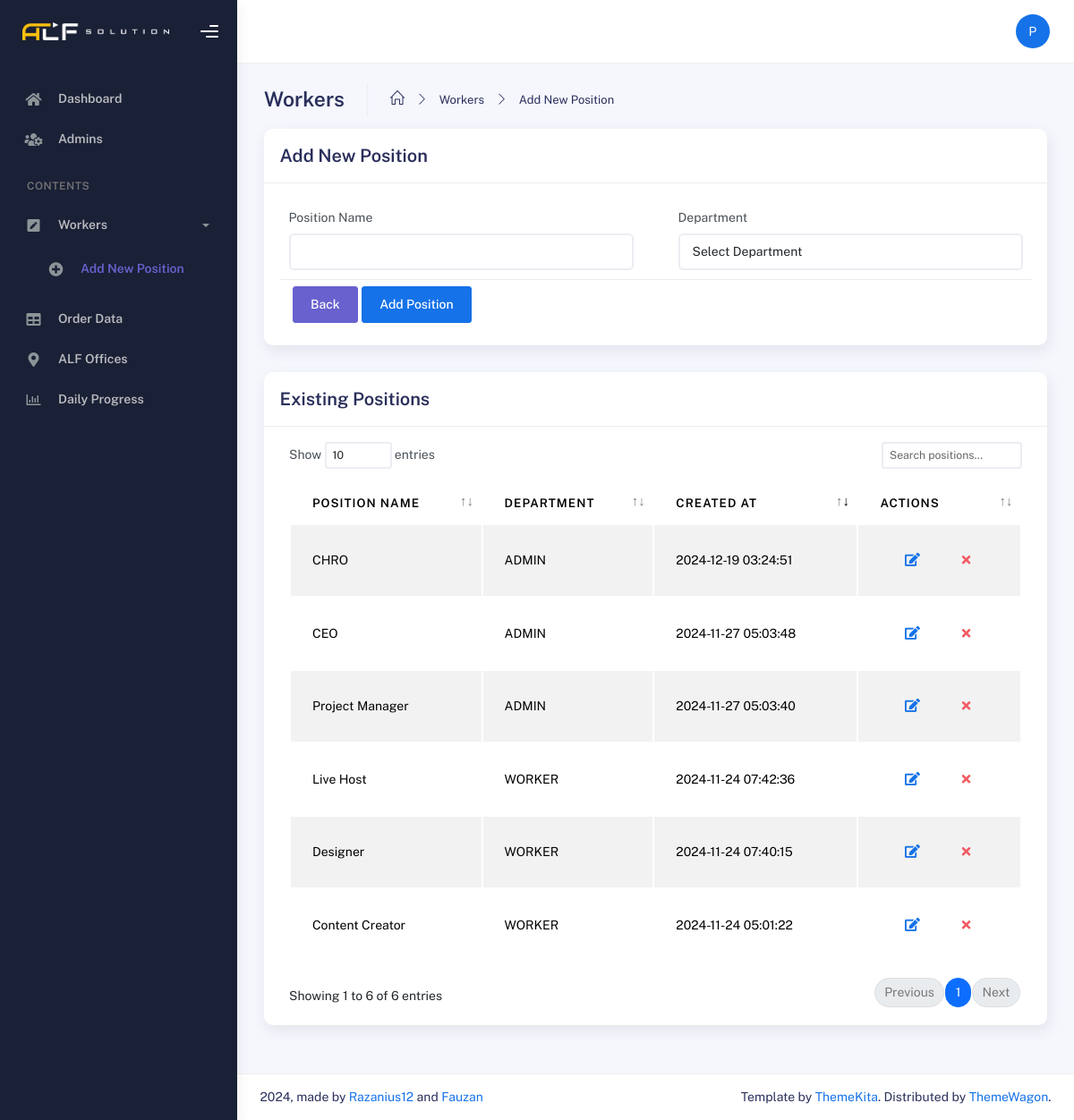
The page /index.php?page=addNewPosition (signed in) on the database its author committed.
### tables this page shows
CREATE TABLE `positions` (
  `id_position` int(11) NOT NULL,
  `position_name` varchar(32) NOT NULL,
  `department` enum('ADMIN','WORKER') NOT NULL,
  `created_at` timestamp NOT NULL DEFAULT current_timestamp()
);

### main/pages/addNewPosition.php (the view, shortened to what this page needs)
<?php
require 'config/database.php';
try {
 $positions_query = "SELECT id_position, position_name, department, created_at FROM positions ORDER BY created_at DESC";
 $result = $conn->query($positions_query);
} catch (Exception $e) {
 $fetch_error = "Error fetching positions: " . $e->getMessage();
}
?>
<div class="container">
 <div class="page-inner">
  <div class="page-header mb-0">
   <h3 class="fw-bold mb-3">Workers</h3>
   <ul class="breadcrumbs mb-3">
    <li class="nav-home">
     <a href="index.php">
      <i class="icon-home"></i>
     </a>
    </li>
    <li class="separator">
     <i class="icon-arrow-right"></i>
    </li>
    <li class="nav-item">
     <a href="index.php?page=workers">Workers</a>
    </li>
    <li class="separator">
     <i class="icon-arrow-right"></i>
    </li>
    <li class="nav-item">
     <a href="index.php?page=addNewPosition">Add New Position</a>
    </li>
   </ul>
  </div>
  <div class="row">
   <div class="col-md-12">
    <div class="card">
     <div class="card-header">
      <h4 class="card-title">Add New Position</h4>
     </div>
     <div class="card-body">
      <form method="POST" action="<?= htmlspecialchars($_SERVER['PHP_SELF']) ?>?page=addNewPosition">
       <div class="row">
        <div class="col-md-6">
         <div class="form-group">
          <label for="position_name">Position Name</label>
          <input type="text" class="form-control" id="position_name" name="position_name" maxlength="32" required
           value="<?= isset($success) ? '' : htmlspecialchars($_POST['position_name'] ?? '') ?>">
         </div>
        </div>
        <div class="col-md-6">
         <div class="form-group">
          <label for="department">Department</label>
          <select class="form-control" id="department" name="department" required>
           <option value="">Select Department</option>
          </select>
         </div>
        </div>
       </div>
       <div class="card-footer">
        <a href="index.php?page=workers" class="btn btn-secondary">Back</a>
        <button type="submit" class="btn btn-primary">Add Position</button>
       </div>
      </form>
     </div>
    </div>
    <div class="card mt-4">
     <div class="card-header">
      <h4 class="card-title">Existing Positions</h4>
     </div>
     <div class="card-body">
      <?php if (isset($fetch_error)): ?>
       <div class="alert alert-danger">
        <?= htmlspecialchars($fetch_error) ?>
       </div>
      <?php else: ?>
       <div class="table-responsive">
        <table id="table-positions" class="display table table-striped table-hover">
         <thead>
          <tr>
           <th>Position Name</th>
           <th>Department</th>
           <th>Created At</th>
           <th>Actions</th>
          </tr>
         </thead>
         <tbody>
          <?php while ($position = $result->fetch_assoc()): ?>
           <tr>
            <td><?= htmlspecialchars($position['position_name']) ?></td>
            <td><?= htmlspecialchars($position['department']) ?></td>
            <td><?= htmlspecialchars($position['created_at']) ?></td>
            <td>
             <div class="form-button-action">
              <button type="button" class="btn btn-link btn-primary btn-lg" data-toggle="modal"
               data-target="#editPositionModal" data-position-id="<?php echo $position['id_position']; ?>"
               data-position-name="<?php echo htmlspecialchars($position['position_name']); ?>"
               data-department="<?php echo htmlspecialchars($position['department']); ?>">
               <i class="fa fa-edit"></i>
              </button>
              <button type="button" class="btn btn-link btn-danger"
               onclick="deletePosition(<?= $position['id_position'] ?>)">
               <i class="fa fa-times"></i>
              </button>
             </div>
            </td>
           </tr>
          <?php endwhile; ?>
         </tbody>
        </table>
       </div>
      <?php endif; ?>
     </div>
    </div>
   </div>
  </div>
 </div>
</div>

### rows shown on the page
positions: position_name "CHRO", department "ADMIN", created_at "2024-12-19 03:24:51"
positions: position_name "CEO", department "ADMIN", created_at "2024-11-27 05:03:48"
positions: position_name "Project Manager", department "ADMIN", created_at "2024-11-27 05:03:40"
positions: position_name "Live Host", department "WORKER", created_at "2024-11-24 07:42:36"
positions: position_name "Designer", department "WORKER", created_at "2024-11-24 07:40:15"
positions: position_name "Content Creator", department "WORKER", created_at "2024-11-24 05:01:22"

### other values the page prints
$item['label'] "Dashboard"
$item['label'] "Admins"
$item['label'] "Workers"
$subItem['label'] "Add New Position"
$item['label'] "Order Data"
$item['label'] "ALF Offices"
$item['label'] "Daily Progress"
substr($currentUser['name'] ?? 'U', 0, 1) "P"
